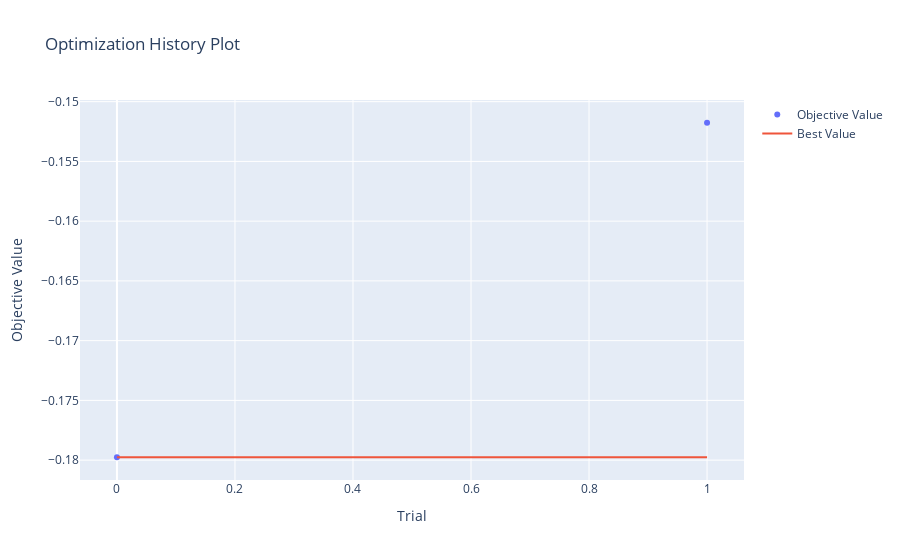
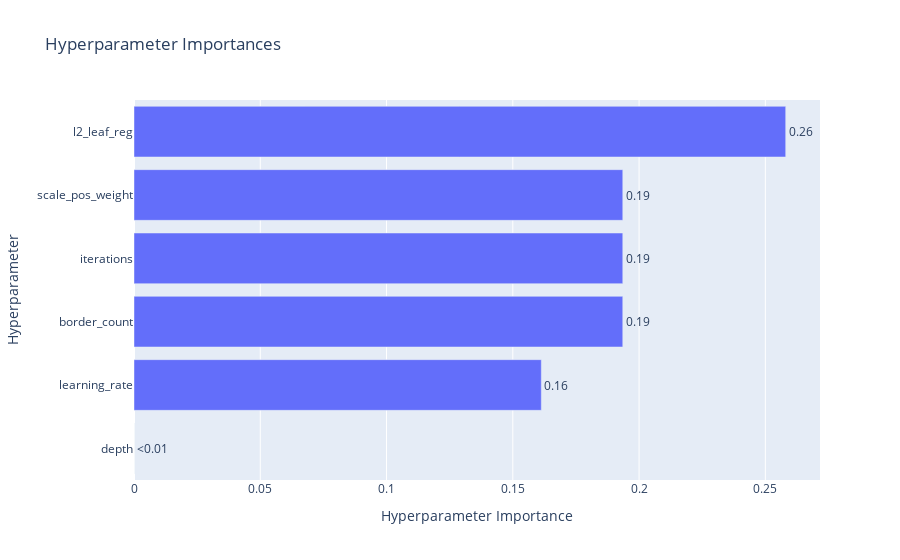

Notebook source saved alongside these figures, in order:
### Markdown cell above
#### Обучение

### Code cell
X_train_reduced = X_train.drop(columns=['screen_width', 'screen_height', 'geo_city', 'multiple_sms_errors', 'used_filters', 'retry_attempts', 'error_ratio'])
X_test_reduced = X_test.drop(columns=['screen_width', 'screen_height', 'geo_city', 'multiple_sms_errors', 'used_filters', 'retry_attempts', 'error_ratio'])
from catboost import CatBoostClassifier
from sklearn.model_selection import StratifiedKFold
from sklearn.metrics import f1_score, roc_auc_score
import optuna

# Список категориальных признаков
categorical_features = [
    "utm_source",
     "utm_medium",
     "traffic_type_cat",
     "device_browser",
     "geo_country",
     #"geo_city"
     ]

# Функция для Optuna
def objective(trial):
    params = {
        "iterations": trial.suggest_int("iterations", 100, 500),
        "depth": trial.suggest_int("depth", 4, 10),
        "learning_rate": trial.suggest_float("learning_rate", 0.01, 0.3),
        "l2_leaf_reg": trial.suggest_float("l2_leaf_reg", 1e-8, 10.0),
        "border_count": trial.suggest_int("border_count", 32, 255),
        "scale_pos_weight": trial.suggest_float("scale_pos_weight", 50.0, 100.0),
        "random_state": 42,
        "verbose": False,
        "cat_features": categorical_features  # Важно!
    }

    model = CatBoostClassifier(**params)

    cv = StratifiedKFold(n_splits=3, shuffle=True, random_state=42)
    f1_scores = []

    for train_idx, val_idx in cv.split(X_train, y_train):
        X_tr, y_tr = X_train_reduced.iloc[train_idx], y_train.iloc[train_idx]
        X_val, y_val = X_train_reduced.iloc[val_idx], y_train.iloc[val_idx]

        model.fit(X_tr, y_tr, eval_set=(X_val, y_val), early_stopping_rounds=50)
        y_pred_proba = model.predict_proba(X_val)[:, 1]
        y_pred = (y_pred_proba > 0.5).astype(int)

        # Логирование метрик
        trial.set_user_attr("roc_auc", roc_auc_score(y_val, y_pred_proba))
        trial.set_user_attr("f1", f1_score(y_val, y_pred))

        f1_scores.append(f1_score(y_val, y_pred))

    return -np.mean(f1_scores)

# Запуск Optuna
study_catboost_reduced = optuna.create_study(direction="minimize")
study_catboost_reduced.optimize(objective, n_trials=2)

# Обучение лучшей модели
best_params_catboost_reduced = study_catboost_reduced.best_params
best_model_catboost_reduced = CatBoostClassifier(**best_params_catboost_reduced, cat_features=categorical_features, verbose=False)
best_model_catboost_reduced.fit(X_train_reduced, y_train)

# Оценка
y_proba_catboost_reduced = best_model_catboost.predict_proba(X_test_reduced)[:, 1]
optimal_threshold_catboost_reduced = find_optimal_threshold(y_test, y_proba_catboost_reduced)
y_pred_catboost_reduced = (y_proba_catboost_reduced > optimal_threshold_catboost_reduced).astype(int)

# Вывод метрик
print(f"ROC-AUC: {roc_auc_score(y_test, y_proba_catboost_reduced):.4f}")
print(f"PR-AUC: {average_precision_score(y_test, y_proba_catboost_reduced):.4f}")
print(f"Precision: {precision_score(y_test, y_pred_catboost_reduced):.4f}")
print(f"Recall: {recall_score(y_test, y_pred_catboost_reduced):.4f}")
print(f"F1: {f1_score(y_test, y_pred_catboost_reduced):.4f}")

# 7. Визуализации
fig = plot_optimization_history(study_catboost)
fig.show()

fig = plot_param_importances(study_catboost)
fig.show()

### Figure 1 — Plotly figure (JSON) as saved in the notebook; plotly's stock layout.template omitted (floating-point values rounded to 4 significant figures)
{"data": [{"mode": "markers", "name": "Objective Value", "type": "scatter", "x": [0, 1], "y": [-0.1798, -0.1518]}, {"mode": "lines", "name": "Best Value", "type": "scatter", "x": [0, 1], "y": [-0.1798, -0.1798]}, {"marker": {"color": "#cccccc"}, "mode": "markers", "name": "Infeasible Trial", "showlegend": false, "type": "scatter", "x": [], "y": []}], "layout": {"title": {"text": "Optimization History Plot"}, "xaxis": {"title": {"text": "Trial"}}, "yaxis": {"title": {"text": "Objective Value"}}}}

### Figure 2 — Plotly figure (JSON) as saved in the notebook; plotly's stock layout.template omitted (floating-point values rounded to 4 significant figures)
{"data": [{"cliponaxis": false, "hovertemplate": ["depth (IntDistribution): 0.0<extra></extra>", "learning_rate (FloatDistribution): 0.16129032258064502<extra></extra>", "border_count (IntDistribution): 0.19354838709677402<extra></extra>", "iterations (IntDistribution): 0.1935483870967744<extra></extra>", "scale_pos_weight (FloatDistribution): 0.19354838709677444<extra></extra>", "l2_leaf_reg (FloatDistribution): 0.25806451612903203<extra></extra>"], "name": "Objective Value", "orientation": "h", "text": ["<0.01", "0.16", "0.19", "0.19", "0.19", "0.26"], "textposition": "outside", "type": "bar", "x": [0, 0.1613, 0.1935, 0.1935, 0.1935, 0.2581], "y": ["depth", "learning_rate", "border_count", "iterations", "scale_pos_weight", "l2_leaf_reg"]}], "layout": {"title": {"text": "Hyperparameter Importances"}, "xaxis": {"title": {"text": "Hyperparameter Importance"}}, "yaxis": {"title": {"text": "Hyperparameter"}}}}
